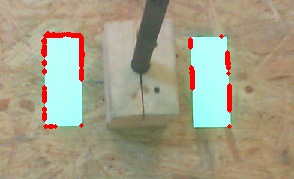
#> input picture NapalmVision2017PostSCRIW/scoobydooby.png, 294 x 179 px, found by its file name
$ python color_test.py   (older library calls are emulated)
#> lines starting #> are read from the running program, lines starting #| are printed output that depends on the picture; after the words box and inside, x2 and y2 are one past the last pixel; in counts of white or black regions, pixels touching at a corner belong together
import cv2
import numpy

palette_path = "C:\\Users\\FRC_STANDARD_USER\\Desktop\\Python Vision Code\\Python Vision Repository\\NapalmVision2017PostSCRIW\\rgb_hsv.png"
photo_path = "C:\\Users\\FRC_STANDARD_USER\Desktop\\Python Vision Code\\Python Vision Repository\\NapalmVision2017PostSCRIW\\testimagesmall.png"
bright_path = "C:\\Users\\FRC_STANDARD_USER\\Desktop\\Python Vision Code\\Python Vision Repository\\NapalmVision2017PostSCRIW\\bright_test.png"
sat_path = "C:\\Users\\FRC_STANDARD_USER\\Desktop\\Python Vision Code\\Python Vision Repository\\NapalmVision2017PostSCRIW\\sat_test.png"
bd_path = "C:\\Users\\FRC_STANDARD_USER\\Desktop\\Python Vision Code\\Python Vision Repository\\NapalmVision2017PostSCRIW\\bd_test.png"
bb_path = "C:\\Users\\FRC_STANDARD_USER\\Desktop\\Python Vision Code\\Python Vision Repository\\NapalmVision2017PostSCRIW\\bb_test.png"
sd_path = "C:\\Users\\FRC_STANDARD_USER\\Desktop\\Python Vision Code\\Python Vision Repository\\NapalmVision2017PostSCRIW\\scoobydooby.png"


#GREEN_LOWER = numpy.array([70, 170, 80])
#GREEN_UPPER = numpy.array([140, 255, 255])

img = cv2.imread(sd_path)
#> img is the input picture: shape (179, 294, 3); mean B, G, R 133.8, 158, 163.1
img_copy = img.copy()
img_hsv = cv2.cvtColor(img, cv2.COLOR_BGR2HSV)
#> img_hsv: shape (179, 294, 3); mean H, S, V 31.9, 67.8, 173.4
print("Primary zone values: " + str(img_hsv[80, 210]))
#| Primary zone values: [ 89  76 255]
#print("Paper zone values: " + str(img_hsv[35, 330]))
GREEN_LOWER = numpy.array([50, 0, 235])
GREEN_UPPER = numpy.array([100, 90, 255])
mask = cv2.inRange(img_hsv, GREEN_LOWER, GREEN_UPPER)
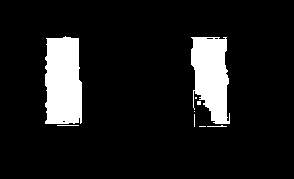
#> mask: shape (179, 294); 10.5% white; 9 white regions (5 under 20 px)
cv2.imshow("mask", mask)
image, cons, hiers = cv2.findContours(mask, cv2.RETR_TREE, cv2.CHAIN_APPROX_SIMPLE)
#> cons = 12 contours, 10 with area under 20; largest, box (x1, y1, x2, y2) and area: (45, 36, 82, 124) 2817, (191, 37, 230, 124) 2380
cv2.drawContours(img_copy, cons, -1, (0, 0, 255), 3)
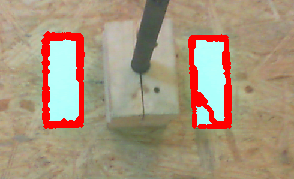
#> img_copy: shape (179, 294, 3); 4.32% of pixels changed, all inside (x1, y1, x2, y2) = (43, 35, 232, 129)
cv2.imshow("the image", img_copy)
cv2.waitKey(0)
cv2.destroyAllWindows()
